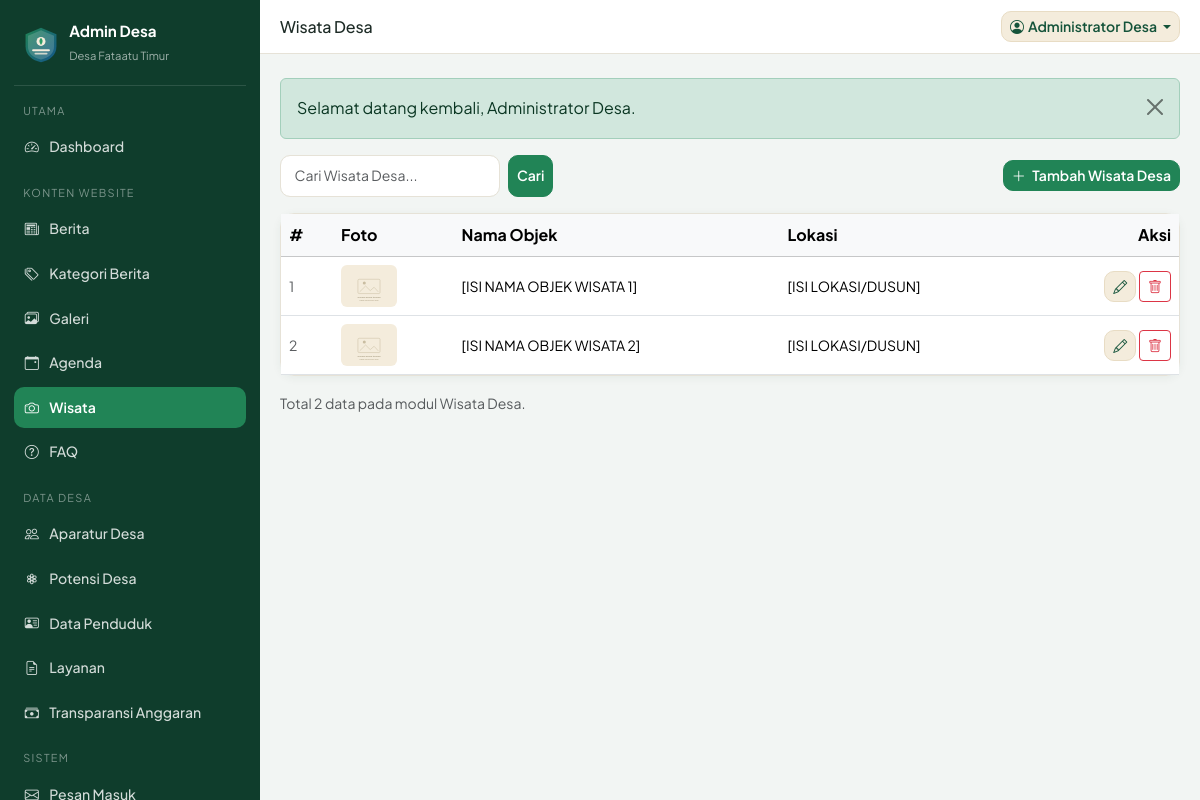
Page /admin/crud.php?m=wisata (signed in) on the committed database.
### tables this page shows
CREATE TABLE `wisata` (
  `id` INT(11) NOT NULL AUTO_INCREMENT,
  `nama` VARCHAR(150) NOT NULL,
  `lokasi` VARCHAR(180) DEFAULT NULL,
  `deskripsi` TEXT DEFAULT NULL,
  `fasilitas` VARCHAR(255) DEFAULT NULL,
  `gambar` VARCHAR(255) DEFAULT NULL,
  PRIMARY KEY (`id`)
);

### includes/functions.php (called while the page is built, shortened)
<?php
function e(?string $v): string
{
    return htmlspecialchars((string) $v, ENT_QUOTES, 'UTF-8');
}
function url(string $path = ''): string
{
    return BASE_URL . '/' . ltrim($path, '/');
}
function excerpt(?string $text, int $len = 140): string
{
    $text = trim(strip_tags((string) $text));
    return mb_strlen($text) > $len ? mb_substr($text, 0, $len) . '…' : $text;
}
function img_src(?string $file, string $folder, string $fallback = 'placeholder.svg'): string
{
    return url('assets/img/' . $fallback);
}

### admin/crud.php (the view, shortened to what this page needs)
<?php
require_once __DIR__ . '/../config/config.php';
require_once __DIR__ . '/modules.php';
$m = isset($_GET['m']) ? trim((string) $_GET['m']) : '';
$cfg    = $MODULES[$m];
$table  = $cfg['table'];
$aksi = (string) ($_GET['aksi'] ?? 'list');
if ($aksi === 'list') {
    $q =
        isset($_GET['q'])
        ? trim((string) $_GET['q'])
        : '';
    $page =
        max(
            1,
            (int) ($_GET['page'] ?? 1)
        );
    $per = 15;
    $where = '1=1';
    $par = [];
    $cs = $pdo->prepare(
        'SELECT COUNT(*) FROM `' .
        $table .
        '` WHERE ' .
        $where
    );
    $cs->execute($par);
    $totalRow =
        (int) $cs->fetchColumn();
    $totalPage =
        max(
            1,
            (int) ceil(
                $totalRow / $per
            )
        );
    $page =
        min(
            $page,
            $totalPage
        );
    $off =
        ($page - 1) *
        $per;
    $st = $pdo->prepare(
        'SELECT * FROM `' .
        $table .
        '` WHERE ' .
        $where .
        ' ORDER BY ' .
        $cfg['order'] .
        ' LIMIT ' .
        $per .
        ' OFFSET ' .
        $off
    );
    $st->execute($par);
    $rows =
        $st->fetchAll();
    $relLabels = [];
    require __DIR__ . '/includes/header.php';
    ?>
    <div class="d-flex flex-wrap justify-content-between align-items-center gap-2 mb-3">
        <form
            class="d-flex gap-2"
            method="get"
        >
            <input
                class="form-control form-control-sm"
                style="min-width:220px"
                type="search"
                name="q"
                value="<?= e($q) ?>"
                placeholder="Cari <?= e($cfg['label']) ?>..."
            >
            <button
                class="btn btn-sm btn-brand"
            >
                Cari
            </button>
        </form>
        <a
            class="btn btn-sm btn-brand"
            href="?m=<?= e($m) ?>&aksi=tambah"
        >
            <i class="bi bi-plus-lg me-1"></i>
            Tambah <?= e($cfg['label']) ?>
        </a>
    </div>
    <div class="admin-card">
        <div class="table-responsive">
            <table class="table table-hover align-middle mb-0">
                <thead class="table-light">
                    <tr>
                        <th style="width:52px">
                            #
                        </th>
                        <?php foreach ($cfg['list'] as $col): ?>
                            <th>
                                <?= e($col['label']) ?>
                            </th>
                        <?php endforeach; ?>
                        <th
                            class="text-end"
                            style="width:150px"
                        >
                            Aksi
                        </th>
                    </tr>
                </thead>
                <tbody>
                    <?php foreach ($rows as $i => $r): ?>
                        <tr>
                            <td class="text-muted small">
                                <?= $off + $i + 1 ?>
                            </td>
                            <?php foreach ($cfg['list'] as $name => $col): ?>
                                <?php
                                $type =
                                    $col['type'] ?? 'text';
                                $val =
                                    $r[$name] ?? '';
                                ?>
                                <td>
                                    <?php if ($type === 'image'): ?>
                                        <img
                                            src="<?= img_src(
                                                $val,
                                                $col['folder'],
                                                $col['folder'] === 'aparatur'
                                                    ? 'avatar.svg'
                                                    : 'placeholder.svg'
                                            ) ?>"
                                            width="56"
                                            height="42"
                                            style="object-fit:cover;border-radius:6px"
                                            alt="Pratinjau"
                                        >
                                    <?php elseif ($type === 'date'): ?>
                                        <span class="small">
                                            <?= tanggal_id($val) ?>
                                        </span>
                                    <?php elseif ($type === 'money'): ?>
                                        <span class="small fw-semibold">
                                            <?= rupiah($val) ?>
                                        </span>
                                    <?php elseif ($type === 'badge'): ?>
                                        <span class="badge-cat text-capitalize">
                                            <?= e($val) ?>
                                        </span>
                                    <?php else: ?>
                                        <span class="small">
                                            <?= e(
                                                excerpt(
                                                    (string) $val,
                                                    70
                                                )
                                            ) ?>
                                        </span>
                                    <?php endif; ?>
                                </td>
                            <?php endforeach; ?>
                            <td class="text-end">
                                <a
                                    class="btn btn-sm btn-light-krem"
                                    href="?m=<?= e($m) ?>&aksi=edit&id=<?= (int) $r['id'] ?>"
                                    title="Edit"
                                >
                                    <i class="bi bi-pencil"></i>
                                </a>
                                <form
                                    class="d-inline"
                                    method="post"
                                    action="?m=<?= e($m) ?>&aksi=hapus&id=<?= (int) $r['id'] ?>"
                                >
                                    <button
                                        type="submit"
                                        class="btn btn-sm btn-outline-danger"
                                        data-confirm="Yakin ingin menghapus data ini? Tindakan tidak dapat dibatalkan."
                                        title="Hapus"
                                    >
                                        <i class="bi bi-trash"></i>
                                    </button>
                                </form>
                            </td>
                        </tr>
                    <?php endforeach; ?>
                </tbody>
            </table>
        </div>
    </div>
    <p class="text-muted small mt-3 mb-0">
        Total
        <?= $totalRow ?>
        data pada modul
        <?= e($cfg['label']) ?>.
    </p>
    <?php
    require __DIR__ . '/includes/footer.php';
    exit;
}
require __DIR__ . '/includes/header.php';
?>
<?php
require __DIR__ . '/includes/footer.php';
?>

### assets/css/style.css (style rules this page uses)
:root { --hijau-900: #0f3d2c; --hijau-800: #14533a; --hijau-700: #1a6b48; --hijau-600: #218456; --hijau-500: #2e9c67; --hijau-100: #e3f3ea; --biru-800: #0e3f66; --biru-700: #14568a; --biru-600: #1b6fae; --biru-100: #e4f0f9; --krem-100: #fbf7ee; --krem-200: #f4ecdc; --krem-300: #e8dcc4; --putih: #ffffff; --teks: #1d2b26; --teks-lembut: #5c6b64; --garis: #e6e2d7; --radius: 14px; --shadow-sm: 0 2px 10px rgba(15, 61, 44, .06); --shadow-md: 0 10px 30px rgba(15, 61, 44, .10); --font: 'Plus Jakarta Sans', system-ui, -apple-system, 'Segoe UI', sans-serif; }
* { box-sizing: border-box; }
body { font-family: var(--font); color: var(--teks); background: var(--krem-100); line-height: 1.65; }
a { text-decoration: none; }
.btn-brand { background: var(--hijau-600); border: 1px solid var(--hijau-600); color: #fff; font-weight: 600; border-radius: 10px; }
.btn-light-krem { background: var(--krem-200); border: 1px solid var(--krem-300); color: var(--hijau-800); font-weight: 600; border-radius: 10px; }
.form-control, .form-select { border-radius: 10px; border-color: var(--garis); padding: .6rem .85rem; }
body.admin-body { background: #f2f5f3; }
.admin-card { background: #fff; border: 1px solid var(--garis); border-radius: var(--radius); box-shadow: var(--shadow-sm); }

### rows in the picture
wisata: i "1", nama "[ISI NAMA OBJEK WISATA 1]", lokasi "[ISI LOKASI/DUSUN]"
wisata: i "2", nama "[ISI NAMA OBJEK WISATA 2]", lokasi "[ISI LOKASI/DUSUN]"

### other values in the picture
settings('nama_desa') "Desa Fataatu Timur"
$grup "UTAMA"
$label "Dashboard"
$grup "KONTEN WEBSITE"
$label "Berita"
$label "Kategori Berita"
$label "Galeri"
$label "Agenda"
$label "Wisata"
$label "FAQ"
$grup "DATA DESA"
$label "Aparatur Desa"
$label "Potensi Desa"
$label "Data Penduduk"
$label "Layanan"
